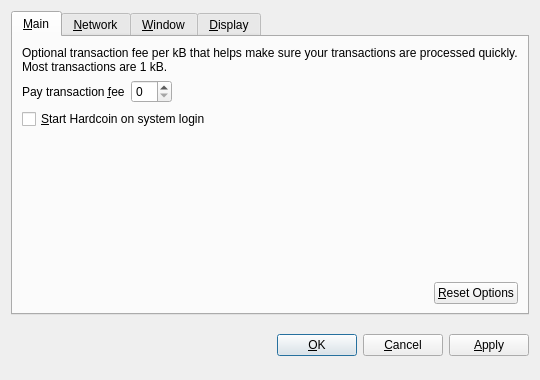
<?xml version="1.0" encoding="UTF-8"?>
<ui version="4.0">
 <class>OptionsDialog</class>
 <widget class="QDialog" name="OptionsDialog">
  <property name="geometry">
   <rect>
    <x>0</x>
    <y>0</y>
    <width>540</width>
    <height>380</height>
   </rect>
  </property>
  <property name="windowTitle">
   <string>Options</string>
  </property>
  <property name="modal">
   <bool>true</bool>
  </property>
  <layout class="QVBoxLayout" name="verticalLayout">
   <item>
    <widget class="QTabWidget" name="tabWidget">
     <property name="tabPosition">
      <enum>QTabWidget::North</enum>
     </property>
     <property name="currentIndex">
      <number>0</number>
     </property>
     <widget class="QWidget" name="tabMain">
      <attribute name="title">
       <string>&amp;Main</string>
      </attribute>
      <layout class="QVBoxLayout" name="verticalLayout_Main">
       <item>
        <widget class="QLabel" name="transactionFeeInfoLabel">
         <property name="text">
          <string>Optional transaction fee per kB that helps make sure your transactions are processed quickly. Most transactions are 1 kB.</string>
         </property>
         <property name="textFormat">
          <enum>Qt::PlainText</enum>
         </property>
         <property name="wordWrap">
          <bool>true</bool>
         </property>
        </widget>
       </item>
       <item>
        <layout class="QHBoxLayout" name="horizontalLayout_1_Main">
         <item>
          <widget class="QLabel" name="transactionFeeLabel">
           <property name="text">
            <string>Pay transaction &amp;fee</string>
           </property>
           <property name="textFormat">
            <enum>Qt::PlainText</enum>
           </property>
           <property name="buddy">
            <cstring>transactionFee</cstring>
           </property>
          </widget>
         </item>
         <item>
          <widget class="BitcoinAmountField" name="transactionFee"/>
         </item>
         <item>
          <spacer name="horizontalSpacer_1_Main">
           <property name="orientation">
            <enum>Qt::Horizontal</enum>
           </property>
           <property name="sizeHint" stdset="0">
            <size>
             <width>40</width>
             <height>20</height>
            </size>
           </property>
          </spacer>
         </item>
        </layout>
       </item>
       <item>
        <widget class="QCheckBox" name="bitcoinAtStartup">
         <property name="toolTip">
          <string>Automatically start Hardcoin after logging in to the system.</string>
         </property>
         <property name="text">
          <string>&amp;Start Hardcoin on system login</string>
         </property>
        </widget>
       </item>
       <item>
        <spacer name="verticalSpacer_Main">
         <property name="orientation">
          <enum>Qt::Vertical</enum>
         </property>
         <property name="sizeHint" stdset="0">
          <size>
           <width>20</width>
           <height>40</height>
          </size>
         </property>
        </spacer>
       </item>
       <item>
        <layout class="QHBoxLayout" name="horizontalLayout_2_Main">
         <item>
          <spacer name="horizontalSpacer_2_Main">
           <property name="orientation">
            <enum>Qt::Horizontal</enum>
           </property>
           <property name="sizeHint" stdset="0">
            <size>
             <width>40</width>
             <height>20</height>
            </size>
           </property>
          </spacer>
         </item>
         <item>
          <widget class="QPushButton" name="resetButton">
           <property name="toolTip">
            <string>Reset all client options to default.</string>
           </property>
           <property name="text">
            <string>&amp;Reset Options</string>
           </property>
           <property name="autoDefault">
            <bool>false</bool>
           </property>
          </widget>
         </item>
        </layout>
       </item>
      </layout>
     </widget>
     <widget class="QWidget" name="tabNetwork">
      <attribute name="title">
       <string>&amp;Network</string>
      </attribute>
      <layout class="QVBoxLayout" name="verticalLayout_Network">
       <item>
        <widget class="QCheckBox" name="mapPortUpnp">
         <property name="toolTip">
          <string>Automatically open the Hardcoin client port on the router. This only works when your router supports UPnP and it is enabled.</string>
         </property>
         <property name="text">
          <string>Map port using &amp;UPnP</string>
         </property>
        </widget>
       </item>
       <item>
        <widget class="QCheckBox" name="connectSocks">
         <property name="toolTip">
          <string>Connect to the Hardcoin network through a SOCKS proxy (e.g. when connecting through Tor).</string>
         </property>
         <property name="text">
          <string>&amp;Connect through SOCKS proxy:</string>
         </property>
        </widget>
       </item>
       <item>
        <layout class="QHBoxLayout" name="horizontalLayout_Network">
         <item>
          <widget class="QLabel" name="proxyIpLabel">
           <property name="text">
            <string>Proxy &amp;IP:</string>
           </property>
           <property name="textFormat">
            <enum>Qt::PlainText</enum>
           </property>
           <property name="buddy">
            <cstring>proxyIp</cstring>
           </property>
          </widget>
         </item>
         <item>
          <widget class="QValidatedLineEdit" name="proxyIp">
           <property name="maximumSize">
            <size>
             <width>140</width>
             <height>16777215</height>
            </size>
           </property>
           <property name="toolTip">
            <string>IP address of the proxy (e.g. 127.0.0.1)</string>
           </property>
          </widget>
         </item>
         <item>
          <widget class="QLabel" name="proxyPortLabel">
           <property name="text">
            <string>&amp;Port:</string>
           </property>
           <property name="textFormat">
            <enum>Qt::PlainText</enum>
           </property>
           <property name="buddy">
            <cstring>proxyPort</cstring>
           </property>
          </widget>
         </item>
         <item>
          <widget class="QLineEdit" name="proxyPort">
           <property name="maximumSize">
            <size>
             <width>55</width>
             <height>16777215</height>
            </size>
           </property>
           <property name="toolTip">
            <string>Port of the proxy (e.g. 9050)</string>
           </property>
          </widget>
         </item>
         <item>
          <widget class="QLabel" name="socksVersionLabel">
           <property name="text">
            <string>SOCKS &amp;Version:</string>
           </property>
           <property name="textFormat">
            <enum>Qt::PlainText</enum>
           </property>
           <property name="buddy">
            <cstring>socksVersion</cstring>
           </property>
          </widget>
         </item>
         <item>
          <widget class="QValueComboBox" name="socksVersion">
           <property name="toolTip">
            <string>SOCKS version of the proxy (e.g. 5)</string>
           </property>
          </widget>
         </item>
         <item>
          <spacer name="horizontalSpacer_Network">
           <property name="orientation">
            <enum>Qt::Horizontal</enum>
           </property>
           <property name="sizeHint" stdset="0">
            <size>
             <width>40</width>
             <height>20</height>
            </size>
           </property>
          </spacer>
         </item>
        </layout>
       </item>
       <item>
        <spacer name="verticalSpacer_Network">
         <property name="orientation">
          <enum>Qt::Vertical</enum>
         </property>
         <property name="sizeHint" stdset="0">
          <size>
           <width>20</width>
           <height>40</height>
          </size>
         </property>
        </spacer>
       </item>
      </layout>
     </widget>
     <widget class="QWidget" name="tabWindow">
      <attribute name="title">
       <string>&amp;Window</string>
      </attribute>
      <layout class="QVBoxLayout" name="verticalLayout_Window">
       <item>
        <widget class="QCheckBox" name="minimizeToTray">
         <property name="toolTip">
          <string>Show only a tray icon after minimizing the window.</string>
         </property>
         <property name="text">
          <string>&amp;Minimize to the tray instead of the taskbar</string>
         </property>
        </widget>
       </item>
       <item>
        <widget class="QCheckBox" name="minimizeOnClose">
         <property name="toolTip">
          <string>Minimize instead of exit the application when the window is closed. When this option is enabled, the application will be closed only after selecting Quit in the menu.</string>
         </property>
         <property name="text">
          <string>M&amp;inimize on close</string>
         </property>
        </widget>
       </item>
       <item>
        <spacer name="verticalSpacer_Window">
         <property name="orientation">
          <enum>Qt::Vertical</enum>
         </property>
         <property name="sizeHint" stdset="0">
          <size>
           <width>20</width>
           <height>40</height>
          </size>
         </property>
        </spacer>
       </item>
      </layout>
     </widget>
     <widget class="QWidget" name="tabDisplay">
      <attribute name="title">
       <string>&amp;Display</string>
      </attribute>
      <layout class="QVBoxLayout" name="verticalLayout_Display">
       <item>
        <layout class="QHBoxLayout" name="horizontalLayout_1_Display">
         <item>
          <widget class="QLabel" name="langLabel">
           <property name="text">
            <string>User Interface &amp;language:</string>
           </property>
           <property name="textFormat">
            <enum>Qt::PlainText</enum>
           </property>
           <property name="buddy">
            <cstring>lang</cstring>
           </property>
          </widget>
         </item>
         <item>
          <widget class="QValueComboBox" name="lang">
           <property name="toolTip">
            <string>The user interface language can be set here. This setting will take effect after restarting Hardcoin.</string>
           </property>
          </widget>
         </item>
        </layout>
       </item>
       <item>
        <layout class="QHBoxLayout" name="horizontalLayout_2_Display">
         <item>
          <widget class="QLabel" name="unitLabel">
           <property name="text">
            <string>&amp;Unit to show amounts in:</string>
           </property>
           <property name="textFormat">
            <enum>Qt::PlainText</enum>
           </property>
           <property name="buddy">
            <cstring>unit</cstring>
           </property>
          </widget>
         </item>
         <item>
          <widget class="QValueComboBox" name="unit">
           <property name="toolTip">
            <string>Choose the default subdivision unit to show in the interface and when sending coins.</string>
           </property>
          </widget>
         </item>
        </layout>
       </item>
       <item>
        <widget class="QCheckBox" name="displayAddresses">
         <property name="toolTip">
          <string>Whether to show Hardcoin addresses in the transaction list or not.</string>
         </property>
         <property name="text">
          <string>&amp;Display addresses in transaction list</string>
         </property>
        </widget>
       </item>
       <item>
        <widget class="QCheckBox" name="coinControlFeatures">
         <property name="toolTip">
          <string>Whether to show coin control features or not.</string>
         </property>
         <property name="text">
          <string>Display coin &amp;control features (experts only!)</string>
         </property>
        </widget>
       </item>
       <item>
        <spacer name="verticalSpacer_Display">
         <property name="orientation">
          <enum>Qt::Vertical</enum>
         </property>
         <property name="sizeHint" stdset="0">
          <size>
           <width>20</width>
           <height>40</height>
          </size>
         </property>
        </spacer>
       </item>
      </layout>
     </widget>
    </widget>
   </item>
   <item>
    <layout class="QHBoxLayout" name="horizontalLayout_Buttons">
     <item>
      <spacer name="horizontalSpacer_1">
       <property name="orientation">
        <enum>Qt::Horizontal</enum>
       </property>
       <property name="sizeHint" stdset="0">
        <size>
         <width>40</width>
         <height>48</height>
        </size>
       </property>
      </spacer>
     </item>
     <item>
      <widget class="QLabel" name="statusLabel">
       <property name="font">
        <font>
         <weight>75</weight>
         <bold>true</bold>
        </font>
       </property>
       <property name="text">
        <string/>
       </property>
       <property name="textFormat">
        <enum>Qt::PlainText</enum>
       </property>
       <property name="wordWrap">
        <bool>true</bool>
       </property>
      </widget>
     </item>
     <item>
      <spacer name="horizontalSpacer_2">
       <property name="orientation">
        <enum>Qt::Horizontal</enum>
       </property>
       <property name="sizeHint" stdset="0">
        <size>
         <width>40</width>
         <height>48</height>
        </size>
       </property>
      </spacer>
     </item>
     <item>
      <widget class="QPushButton" name="okButton">
       <property name="text">
        <string>&amp;OK</string>
       </property>
      </widget>
     </item>
     <item>
      <widget class="QPushButton" name="cancelButton">
       <property name="text">
        <string>&amp;Cancel</string>
       </property>
       <property name="autoDefault">
        <bool>false</bool>
       </property>
      </widget>
     </item>
     <item>
      <widget class="QPushButton" name="applyButton">
       <property name="text">
        <string>&amp;Apply</string>
       </property>
       <property name="autoDefault">
        <bool>false</bool>
       </property>
      </widget>
     </item>
    </layout>
   </item>
  </layout>
 </widget>
 <customwidgets>
  <customwidget>
   <class>BitcoinAmountField</class>
   <extends>QSpinBox</extends>
   <header>bitcoinamountfield.h</header>
  </customwidget>
  <customwidget>
   <class>QValueComboBox</class>
   <extends>QComboBox</extends>
   <header>qvaluecombobox.h</header>
  </customwidget>
  <customwidget>
   <class>QValidatedLineEdit</class>
   <extends>QLineEdit</extends>
   <header>qvalidatedlineedit.h</header>
  </customwidget>
 </customwidgets>
 <resources/>
 <connections/>
</ui>
